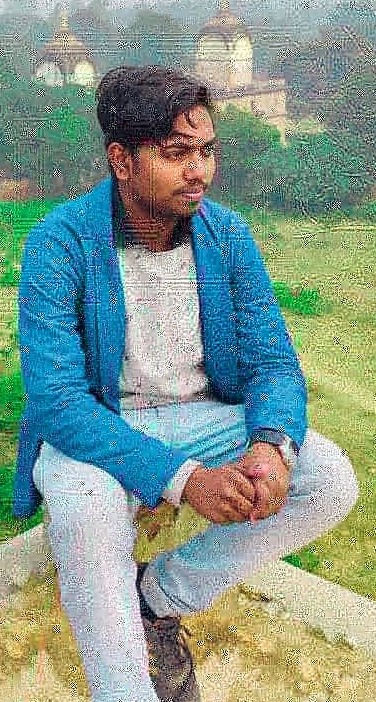
#> input picture imagefacial/lena.jpg, 376 x 702 px
$ python 8.py
#> lines starting #> are read from the running program, lines starting #| are printed output that depends on the picture
import cv2

import numpy as np

img=cv2.imread("lena.jpg")
#> img is the input picture: shape (702, 376, 3); mean B, G, R 141.8, 152.6, 130.6

height,width=img.shape[:2]
#> height = 702; width = 376
print(height)
#| 702
print(width)
#| 376


quarter_height,quarter_width=height/2,width/2
#> quarter_height = 351; quarter_width = 188
print(quarter_height)
#| 351.0
print(quarter_width)
#| 188.0


T=np.float32([[1,0,quarter_width],[0,1,quarter_height]])
#> T = [[1, 0, 188], [0, 1, 351]]

print(T)
#| [[  1.   0. 188.]
#|  [  0.   1. 351.]]


img_translation=cv2.warpAffine(img,T,(width,height))
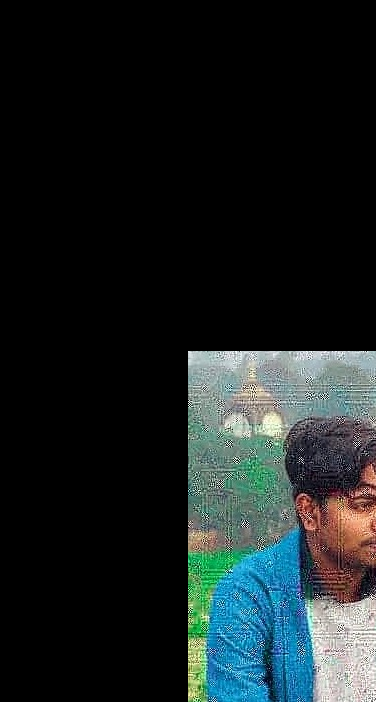
#> img_translation: shape (702, 376, 3); mean B, G, R 33.7, 33.3, 25.8

cv2.imshow('original image',img)

cv2.imshow('Translation ',img_translation)

cv2.waitKey(0)

cv2.destroyAllWindows()
